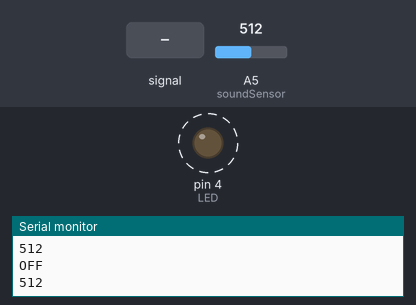
A sketch run on a simulated Arduino Uno, built with avr-gcc and run on an emulated ATmega328P. Shown: output pins drawn as LEDs (lit = HIGH), the last lines printed to the serial monitor. Dashed ring = blinking. Inputs (shaded band) come from the test bench; at power-on: A5 (soundSensor) = 512.

Above: at 1.25 s.
1.3 s: A5 (soundSensor) fed a 200 Hz sine of ±81 counts around its level
4.3 s: A5 (soundSensor) set to 716
7.3 s: A5 (soundSensor) set to 525
10.3 s: A5 (soundSensor) set to 491
At 10.7 s:
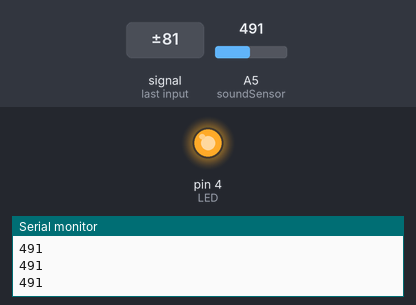
11.8 s: A5 (soundSensor) set to 511
At 12.09 s:
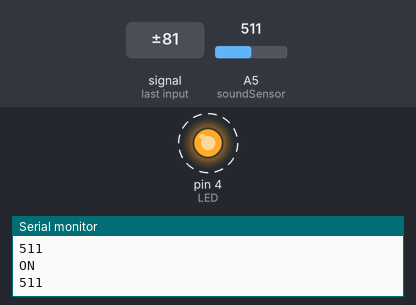
14.8 s: A5 (soundSensor) set to 306
At 15.9 s:
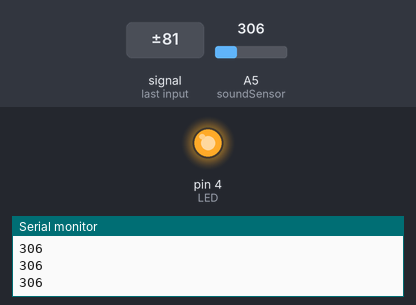
Timing chart, 0 to 17.3 s (numbered marks = the images above; inputs shaded):
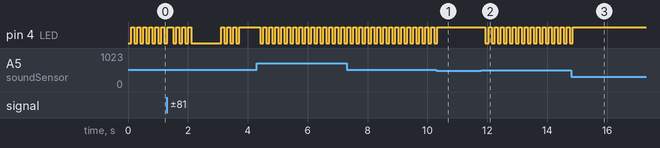

Measured:
- the behaviour switches between 510 and 509 on A5 (soundSensor) (found by bisection; images 0 and 1)
- after the input at 10.3 s, pin 4 (LED): goes on until 10.3 s, then stays HIGH
- after the input at 11.8 s, pin 4 (LED): alternates HIGH for 0.10 s and LOW for 0.10 s, starting after 0.14 s
- after the input at 14.8 s, pin 4 (LED): goes on until 14.8 s, then stays HIGH
- by itself, pin 4 (LED): alternates HIGH for 0.10 s and LOW for 0.10 s

The sketch:

simple_buzzer_soundsensor_detector.ino
```cpp
const int RUNNING_SAMPLES = 16;
int runningAverageBuffer[RUNNING_SAMPLES];
int nextCount = 0;

//Set sensor to pin 2
int soundSensor = A5;

//Set led to pin 4
int LED = 4;

int threshold = 510;

//Start the LED off
boolean LEDStatus = false;


void setup() {
  Serial.begin(57600);
  //Behave as the input/whats going in
  pinMode(soundSensor,INPUT);
  //Behave as the output/the result
  pinMode(LED, OUTPUT);
}

void loop() {
  int sensorData = analogRead(soundSensor);
      Serial.println(sensorData);
  runningAverageBuffer[nextCount] = sensorData;
  nextCount++;
  if (nextCount >= RUNNING_SAMPLES) {
    nextCount = 0;
  }

  int currentSum = 0;
  for (int i = 0; i < RUNNING_SAMPLES; i++) {
    currentSum += runningAverageBuffer[i];
  }

  int averageVal = currentSum / RUNNING_SAMPLES;
  delay(100);

  //Read the value of the sound sensor
   //int SensorData = digitalRead(soundSensor);
   //If sensorData is equal to 1
   if(sensorData >= threshold) {
    //when the status is equal to false
    if(LEDStatus == false) {
      //Change it to true
      LEDStatus = true;
      //Turns the led on
      digitalWrite(LED,HIGH);
      Serial.println("ON");
    }
    else {
      //Else the led is off
      LEDStatus = false;
      digitalWrite(LED, LOW);
      Serial.println("OFF");
     }
    }
   }
```
